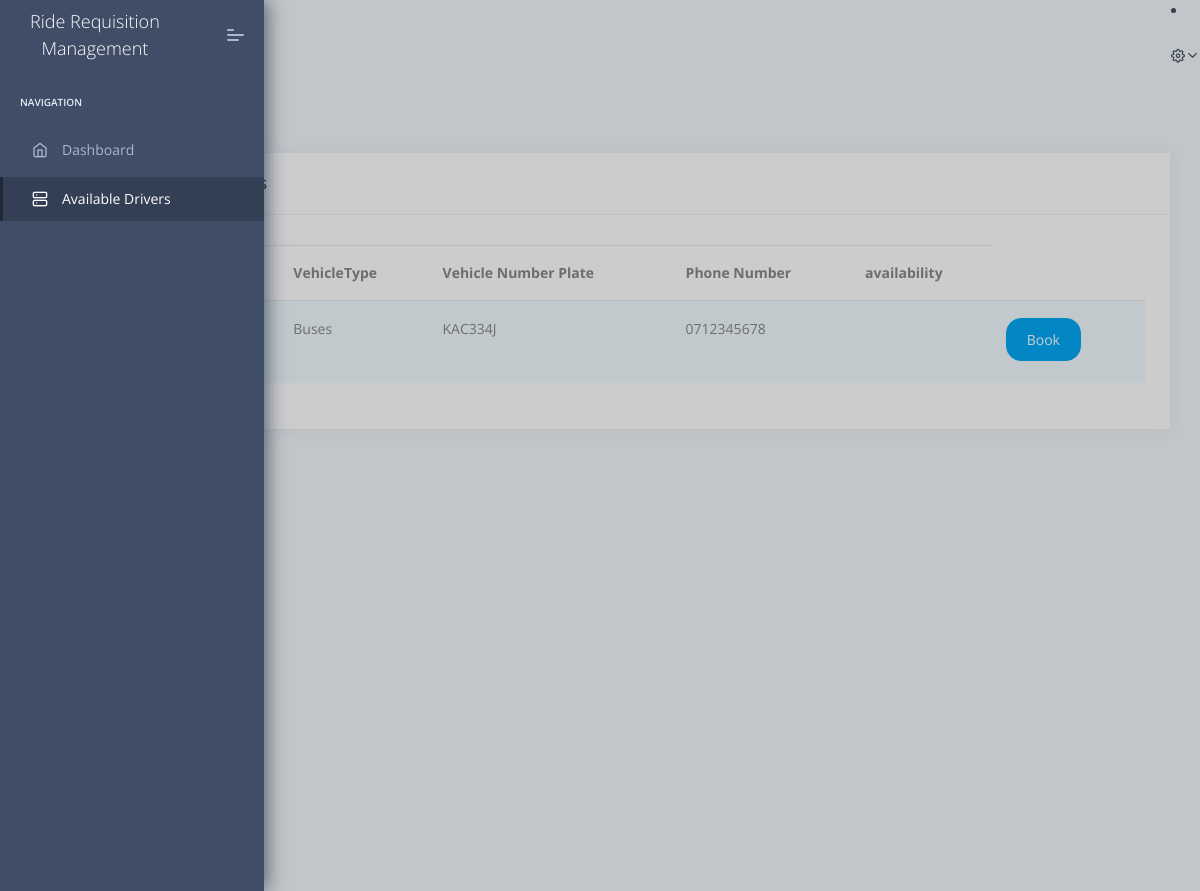
Screenshot of /student/availableDrivers.php (signed in) with the database file from the repository.
### tables this page shows
CREATE TABLE `driver` (
  `id` int(11) NOT NULL,
  `Name` varchar(30) NOT NULL,
  `Email` varchar(30) NOT NULL,
  `VehicleType` varchar(30) NOT NULL,
  `PhoneNumber` varchar(30) NOT NULL,
  `VehicleNumberPlate` varchar(40) NOT NULL,
  `Availability` varchar(30) NOT NULL,
  `password` varchar(20) NOT NULL
);

### student/availableDrivers.php (the view, shortened to what this page needs)
<!DOCTYPE html>
<html lang="en">
<head>
    <link rel="stylesheet" href="assets/fonts/fontawesome/css/fontawesome-all.min.css">
    <link rel="stylesheet" href="assets/plugins/animation/css/animate.min.css">
    <link rel="stylesheet" href="assets/css/style.css">
</head>
<body>
    <nav class="pcoded-navbar">
        <div class="navbar-wrapper">
            <div class="navbar-brand header-logo">
               <a href="index.html" class="b-brand">
                   <span class="b-title">Ride Requisition <br>Management</span>
               </a>
               <a class="mobile-menu" id="mobile-collapse" href="javascript:"><span></span></a>
           </div>
            <div class="navbar-content scroll-div">
                <ul class="nav pcoded-inner-navbar">
                    <li class="nav-item pcoded-menu-caption">
                        <label>Navigation</label>
                    </li>
                    <li data-username="dashboard Default Ecommerce CRM Analytics Crypto Project" class="nav-item">
                        <a href="index.html" class="nav-link "><span class="pcoded-micon"><i class="feather icon-home"></i></span><span class="pcoded-mtext">Dashboard</span></a>
                    </li>
                    <li data-username="Table bootstrap datatable footable" class="nav-item active">
                        <a href="availableDrivers.php" class="nav-link "><span class="pcoded-micon"><i class="feather icon-server"></i></span><span class="pcoded-mtext">Available Drivers</span></a>
                    </li>
                   </ul>
            </div>
        </div>
    </nav>
    <header class="navbar pcoded-header navbar-expand-lg navbar-light">
        <div class="collapse navbar-collapse">
            <ul class="navbar-nav mr-auto">
                <li><a href="javascript:" class="full-screen" onclick="javascript:toggleFullScreen()"><i class="feather icon-maximize"></i></a></li>
            </ul>
                    </div>
                <li>
                    <div class="dropdown drp-user">
                        <a href="javascript:" class="dropdown-toggle" data-toggle="dropdown">
                            <i class="icon feather icon-settings"></i>
                        </a>
                    </div>
                </li>
    </header>
    <section class="pcoded-main-container">
        <div class="pcoded-wrapper">
            <div class="pcoded-content">
                <div class="pcoded-inner-content">
                    <div class="page-header">
                        <div class="page-block">
                            <div class="row align-items-center">
                                <div class="col-md-12">
                                    <div class="page-header-title">
                                        <h5 class="m-b-10">Available Drivers</h5>
                                    </div>
                                </div>
                            </div>
                        </div>
                    </div>
                    <div class="main-body">
                        <div class="page-wrapper">
                            <div class="row">
                                <div class="col-xl-12">
                                    <div class="card">
                                        <div class="card-header">
                                            <h5>Available Drivers</h5>
                                        </div>
                                        <div class="card-block table-border-style">
                                            <div class="table-responsive">
                                                <table class="table table-striped">
                                                    <thead>
                                                        <tr>
                                                            <th>#</th>
                                                            <th>Name</th>
                                                            <th>VehicleType</th>
                                                            <th>Vehicle Number Plate</th>
                                                            <th>Phone Number</th>
                                                            	<th>availability</th>
                                                        </tr>
                                                    </thead>
                                                    <tbody>
                                                        <?php
                                                        $stmt="select * from driver where availability='available'";
                                                        $query=mysqli_query(mysqli_connect("localhost","root","","ride_requisition_and_management_system"),$stmt);
                                                        while($row=mysqli_fetch_assoc($query))
                                                        {
                                                        ?>
                                                        <tr>
                                                            <th scope="row"><?php echo $row['id']; ?></th>
                                                            <td><?php echo $row['Name']; ?></td>
                                                            <td><?php echo $row['VehicleType']; ?></td>
                                                            <td><?php echo $row['VehicleNumberPlate']; ?></td>
                                                            <td><?php echo $row['PhoneNumber']; ?></td>
                                                            <td><?php echo $row['availability']; ?></td>
                                                            <td><form action="BookForm.php" method="POST"> <Button class="btn btn-primary" type="submit" style="border-radius:15px">Book</Button></form></td>
                                                        </tr>
                                                        <?php }?>
                                                         </tbody>
                                                </table>
                                            </div>
                                        </div>
                                    </div>
                                </div>
                            </div>
                        </div>
                    </div>
                </div>
            </div>
        </div>
    </section>
</body>
</html>

### rows the page displays
driver: VehicleType "Buses", VehicleNumberPlate "KAC334J", PhoneNumber "0712345678"
